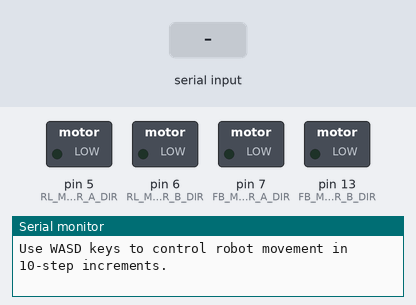
A sketch run on a simulated Arduino Uno, built with avr-gcc and run on an emulated ATmega328P. On the bench: switched loads named in the sketch (green lamp = pin HIGH), the last lines printed to the serial monitor. The test bench sets the inputs (shaded band). Pins used as bus, display or sensor lines are not drawn.

Above: at 1.2 s.
1.3 s: "s" received over Serial
At 1.9 s:
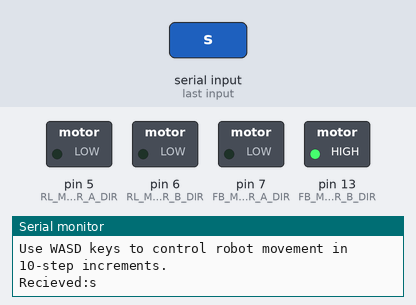
2.8 s: "w" received over Serial
At 3.1 s:
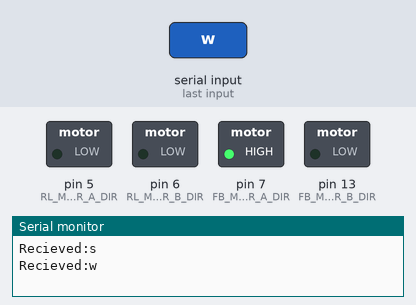
4.3 s: "a" received over Serial
At 5.4 s:
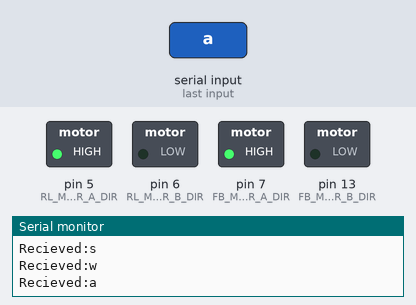
5.8 s: "S" received over Serial
At 6.5 s:
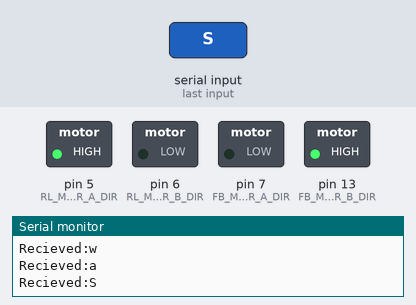
7.3 s: "d" received over Serial
At 7.7 s:
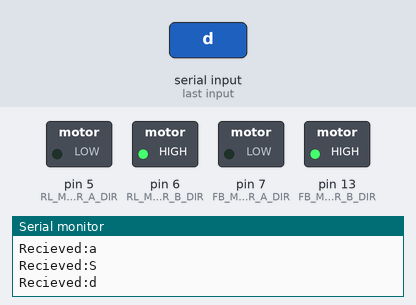
8.8 s: "W" received over Serial
At 10.0 s:
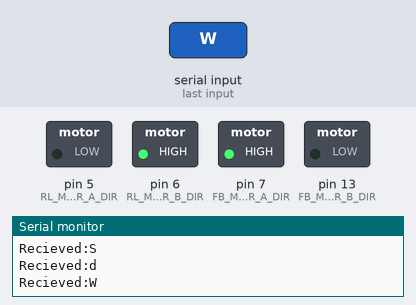
Timing chart, 0 to 11.3 s (numbered marks = the images above; inputs shaded):
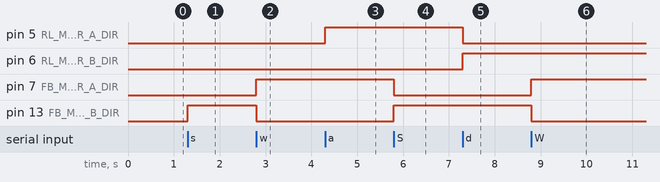

The sketch:

tentacleControl.ino
```cpp
//Basic robotic arm stepper motor control with DRV8825 drivers
//Created: 7/30/17
//Last Updated: 7/30/17
//by Daniel Lytle
//website: daniellytle.com   github: github.com/codebylytle

#include "tentacleConfig.h"

boolean busy = false;
//creates integer variables to track position of arm relative to start point
short relRL = 0;
short relFB = 0;
//limits maximum distance from startpoint by a number of steps in any direction
unsigned int maxSteps = 1000000;
//stores number of steps to be done along each axis. Forward & right = positive
int fbCommand = 0;
int rlCommand = 0;
//sets control mode. a = autonomous. s = serial monitor. b = bluetooth
char mode = 's';

void setup() {
  // put your setup code here, to run once:
  pinMode(STEP_EN, OUTPUT);
  pinMode(STEP_RL, OUTPUT);
  pinMode(STEP_FB, OUTPUT);
  pinMode(RL_MOTOR_A_DIR, OUTPUT);
  pinMode(RL_MOTOR_B_DIR, OUTPUT);
  pinMode(FB_MOTOR_A_DIR, OUTPUT);
  pinMode(FB_MOTOR_B_DIR, OUTPUT);
  //pinMode(3, OUTPUT);
  //pinMode(12, OUTPUT);

  digitalWrite(STEP_EN, LOW);
  digitalWrite(STEP_RL, LOW);
  digitalWrite(STEP_FB, LOW);
  //digitalWrite(3, LOW);
  //digitalWrite(12, LOW);

  Serial.begin(9600);
  Serial.println("Use WASD keys to control robot movement in 10-step increments.");
}

void loop() {
  // put your main code here, to run repeatedly:
  if(mode == 's' && Serial.available() > 0 && !busy){
    char incomingByte = Serial.read();

    Serial.print("Recieved:");
    Serial.println(incomingByte);
    if (incomingByte == 'w' || incomingByte == 'W'){
      fbCommand += 30;
    }
    else if(incomingByte == 's' || incomingByte == 'S'){
      fbCommand -= 30;
    }
    else if(incomingByte == 'a' || incomingByte == 'A'){
      rlCommand += 30;
    }
    else if(incomingByte == 'd' || incomingByte == 'D'){
      rlCommand -= 30;
    }
    else if(incomingByte == 'P'){
      Serial.println("Current Position: F/B: " + String(relFB) + " R/L: " + String(relRL));
    }
    else{
      Serial.println("Use WASD keys to control robot movement in 10-step increments.");
    }
  }

  if(fbCommand){
    boolean stepDir = false;
    if (fbCommand > 0){
      stepDir = true;
    }
    if(abs(relFB + fbCommand) <= maxSteps){
      relFB += fbCommand;
      runFB(stepDir, abs(fbCommand));
    }
    else{
      Serial.println("Endstop hit.");
    }
    fbCommand = 0;
  }

  if(rlCommand){
    boolean stepDir = false;
    if(rlCommand > 0){
      stepDir = true;
    }
    if(abs(relRL + rlCommand) <= maxSteps){
      relRL += rlCommand;
      runRL(stepDir, abs(rlCommand));
    }
    else{
      Serial.println("Endstop hit.");
    }
    rlCommand = 0;
  }

}
```

tentacleStepping.ino
```cpp
//functions for granular stepper control
void runRL(boolean stepDir, int numSteps){
  //unsigned int stepV, unsigned int stepA
  if (stepDir){
    digitalWrite(RL_MOTOR_A_DIR, HIGH);
    digitalWrite(RL_MOTOR_B_DIR, LOW);
  }
  else{
    digitalWrite(RL_MOTOR_A_DIR, LOW);
    digitalWrite(RL_MOTOR_B_DIR, HIGH);
  }

  for(int i = 0; i < numSteps; i++){
    digitalWrite(STEP_RL, HIGH);
    //digitalWrite(3, HIGH);
    delay(4);
    digitalWrite(STEP_RL, LOW);
    //digitalWrite(3, LOW);
    delay(2);
  }
}

void runFB(boolean stepDir, int numSteps){
   //, unsigned int stepV, unsigned int stepA
   if (stepDir){
    digitalWrite(FB_MOTOR_A_DIR, HIGH);
    digitalWrite(FB_MOTOR_B_DIR, LOW);
  }
  else{
    digitalWrite(FB_MOTOR_A_DIR, LOW);
    digitalWrite(FB_MOTOR_B_DIR, HIGH);
  }


  for(int i = 0; i < numSteps; i++){
    digitalWrite(STEP_FB, HIGH);
    //digitalWrite(12, HIGH);
    delay(4);
    digitalWrite(STEP_FB, LOW);
    //digitalWrite(12, LOW);
    delay(2);
  }
}
```

tentacleConfig.h
```cpp
//Defines pins to be used for stepper motor control & bluetooth software serial connection

#define STEP_EN               8    // Enables/disables all stepper drivers
#define STEP_RL               2    // Steps right or left
#define STEP_FB               4    // Steps forward or backward
#define RL_MOTOR_A_DIR        5    //Sets right-left motor A direction
#define RL_MOTOR_B_DIR        6    //Sets right-left motor B direction (always opposite RL motor A)
#define FB_MOTOR_A_DIR        7    //Sets forward-backward motor A direction
#define FB_MOTOR_B_DIR        13   //Sets forward-backward motor B direction (always opposite FB motor A)
```

Measured:
- after the input at 1.3 s, pin 13 (FB_MOTOR_B_DIR): LOW → HIGH at once
- after the input at 2.8 s, pin 7 (FB_MOTOR_A_DIR): LOW → HIGH at once; pin 13 (FB_MOTOR_B_DIR): HIGH → LOW at once
- after the input at 4.3 s, pin 5 (RL_MOTOR_A_DIR): LOW → HIGH at once
- after the input at 5.8 s, pin 7 (FB_MOTOR_A_DIR): HIGH → LOW at once; pin 13 (FB_MOTOR_B_DIR): LOW → HIGH at once
- after the input at 7.3 s, pin 5 (RL_MOTOR_A_DIR): HIGH → LOW at once; pin 6 (RL_MOTOR_B_DIR): LOW → HIGH at once
- after the input at 8.8 s, pin 7 (FB_MOTOR_A_DIR): LOW → HIGH at once; pin 13 (FB_MOTOR_B_DIR): HIGH → LOW at once
